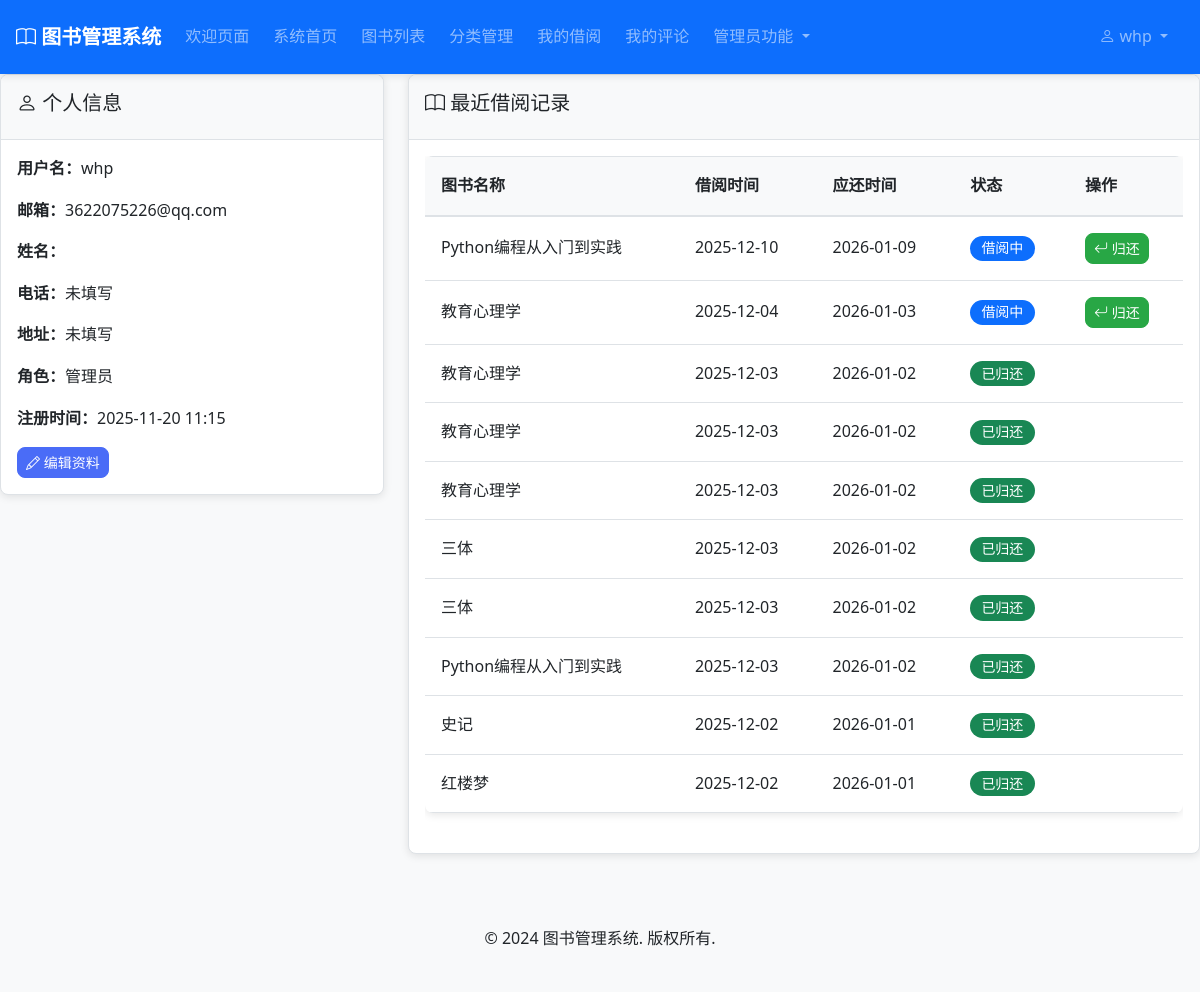
Page /accounts/profile/ (signed in) on the earlier database version.
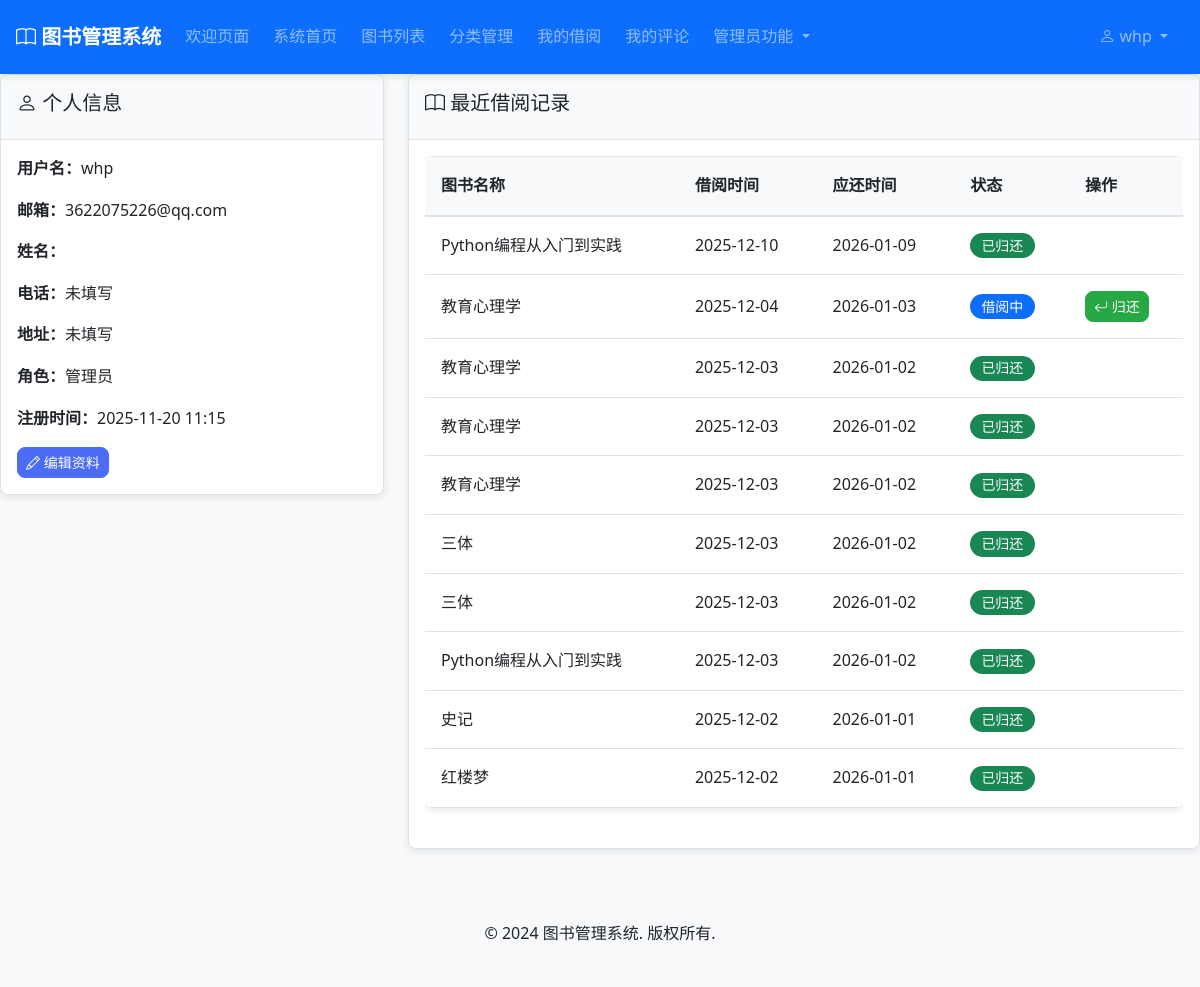
Same page on the later database version.
### borrowing/models.py (models this page shows, shortened)
class BorrowRecord(models.Model):
    STATUS_CHOICES = [
        ('borrowed', '借阅中'),
        ('returned', '已归还'),
        ('overdue', '逾期'),
    ]
    user = models.ForeignKey(User, on_delete=models.CASCADE, verbose_name='借阅用户')
    book = models.ForeignKey(Book, on_delete=models.CASCADE, verbose_name='借阅图书')
    borrow_date = models.DateTimeField(auto_now_add=True, verbose_name='借阅时间')
    due_date = models.DateTimeField(verbose_name='应还时间')
    return_date = models.DateTimeField(null=True, blank=True, verbose_name='归还时间')
    status = models.CharField(max_length=20, choices=STATUS_CHOICES, default='borrowed', verbose_name='状态')
    notes = models.TextField(blank=True, null=True, verbose_name='备注')
    created_at = models.DateTimeField(auto_now_add=True, verbose_name='创建时间')
    updated_at = models.DateTimeField(auto_now=True, verbose_name='更新时间')
    class Meta:
        verbose_name = '借阅记录'
        verbose_name_plural = '借阅记录'
        ordering = ['-borrow_date']
    @property
    def is_overdue(self):
        from django.utils import timezone
        return self.status == 'borrowed' and timezone.now() > self.due_date

### books/models.py (models this page shows, shortened)
class Book(models.Model):
    STATUS_CHOICES = [
        ('available', '可借阅'),
        ('borrowed', '已借出'),
        ('maintenance', '维护中'),
        ('lost', '丢失'),
    ]
    title = models.CharField(max_length=200, verbose_name='书名')
    author = models.CharField(max_length=100, verbose_name='作者')
    isbn = models.CharField(max_length=20, unique=True, verbose_name='ISBN')
    publisher = models.CharField(max_length=100, blank=True, null=True, verbose_name='出版社')
    publication_date = models.DateField(blank=True, null=True, verbose_name='出版日期')
    category = models.ForeignKey(Category, on_delete=models.PROTECT, null=True, blank=True, verbose_name='分类')
    description = models.TextField(blank=True, null=True, verbose_name='描述')
    cover_image = models.ImageField(upload_to='book_covers/', blank=True, null=True, verbose_name='封面图片')
    total_copies = models.PositiveIntegerField(default=1, verbose_name='总册数')
    available_copies = models.PositiveIntegerField(default=1, verbose_name='可借册数')
    location = models.CharField(max_length=50, blank=True, null=True, verbose_name='书架位置')
    status = models.CharField(max_length=20, choices=STATUS_CHOICES, default='available', verbose_name='状态')
    created_at = models.DateTimeField(auto_now_add=True, verbose_name='创建时间')
    updated_at = models.DateTimeField(auto_now=True, verbose_name='更新时间')
    class Meta:
        verbose_name = '图书'
        verbose_name_plural = '图书'

### accounts/views.py (the view)
# urls.py: path('profile/', views.profile, name='profile'),
@login_required
def profile(request):
    borrow_records = BorrowRecord.objects.filter(user=request.user).order_by('-borrow_date')[:10]
    return render(request, 'accounts/profile.html', {
        'borrow_records': borrow_records
    })

### accounts/models.py (called while the page is built)
    @property
    def is_admin(self):
        return self.role == 'admin'

### templates/accounts/profile.html (shortened to what this page needs)
{% extends 'base.html' %}
{% block content %}
<div class="row">
    <div class="col-md-4">
        <div class="card">
            <div class="card-header">
                <h5><i class="bi bi-person"></i> 个人信息</h5>
            </div>
            <div class="card-body">
                <p><strong>用户名：</strong>{{ user.username }}</p>
                <p><strong>邮箱：</strong>{{ user.email }}</p>
                <p><strong>姓名：</strong>{{ user.first_name }}{{ user.last_name }}</p>
                <p><strong>电话：</strong>{{ user.phone|default:"未填写" }}</p>
                <p><strong>地址：</strong>{{ user.address|default:"未填写" }}</p>
                <p><strong>角色：</strong>{{ user.get_role_display }}</p>
                <p><strong>注册时间：</strong>{{ user.date_joined|date:"Y-m-d H:i" }}</p>
                <a href="{% url 'accounts:edit_profile' %}" class="btn btn-primary btn-sm">
                    <i class="bi bi-pencil"></i> 编辑资料
                </a>
            </div>
        </div>
    </div>
    <div class="col-md-8">
        <div class="card">
            <div class="card-header">
                <h5><i class="bi bi-book"></i> 最近借阅记录</h5>
            </div>
            <div class="card-body">
                {% if borrow_records %}
                    <div class="table-responsive">
                        <table class="table table-sm">
                            <thead>
                                <tr>
                                    <th>图书名称</th>
                                    <th>借阅时间</th>
                                    <th>应还时间</th>
                                    <th>状态</th>
                                    <th>操作</th>
                                </tr>
                            </thead>
                            <tbody>
                                {% for record in borrow_records %}
                                    <tr>
                                        <td>{{ record.book.title }}</td>
                                        <td>{{ record.borrow_date|date:"Y-m-d" }}</td>
                                        <td>{{ record.due_date|date:"Y-m-d" }}</td>
                                        <td>
                                            <span class="badge
                                                {% if record.status == 'returned' %}bg-success
                                                {% elif record.is_overdue %}bg-danger
                                                {% else %}bg-primary{% endif %}">
                                                {{ record.get_status_display }}
                                            </span>
                                        </td>
                                        <td>
                                            {% if record.status == 'borrowed' %}
                                                <a href="{% url 'borrowing:return_book' record.id %}"
                                                   class="btn btn-success btn-sm">
                                                    <i class="bi bi-arrow-return-left"></i> 归还
                                                </a>
                                            {% endif %}
                                        </td>
                                    </tr>
                                {% endfor %}
                            </tbody>
                        </table>
                    </div>
                {% else %}
                    <p class="text-muted">暂无借阅记录</p>
                {% endif %}
            </div>
        </div>
    </div>
</div>
{% endblock %}

Differences in the rows shown:
changed BorrowRecord (number 1 of 10 on the later page): status "借阅中" → "已归还"; no longer shows "归还"
